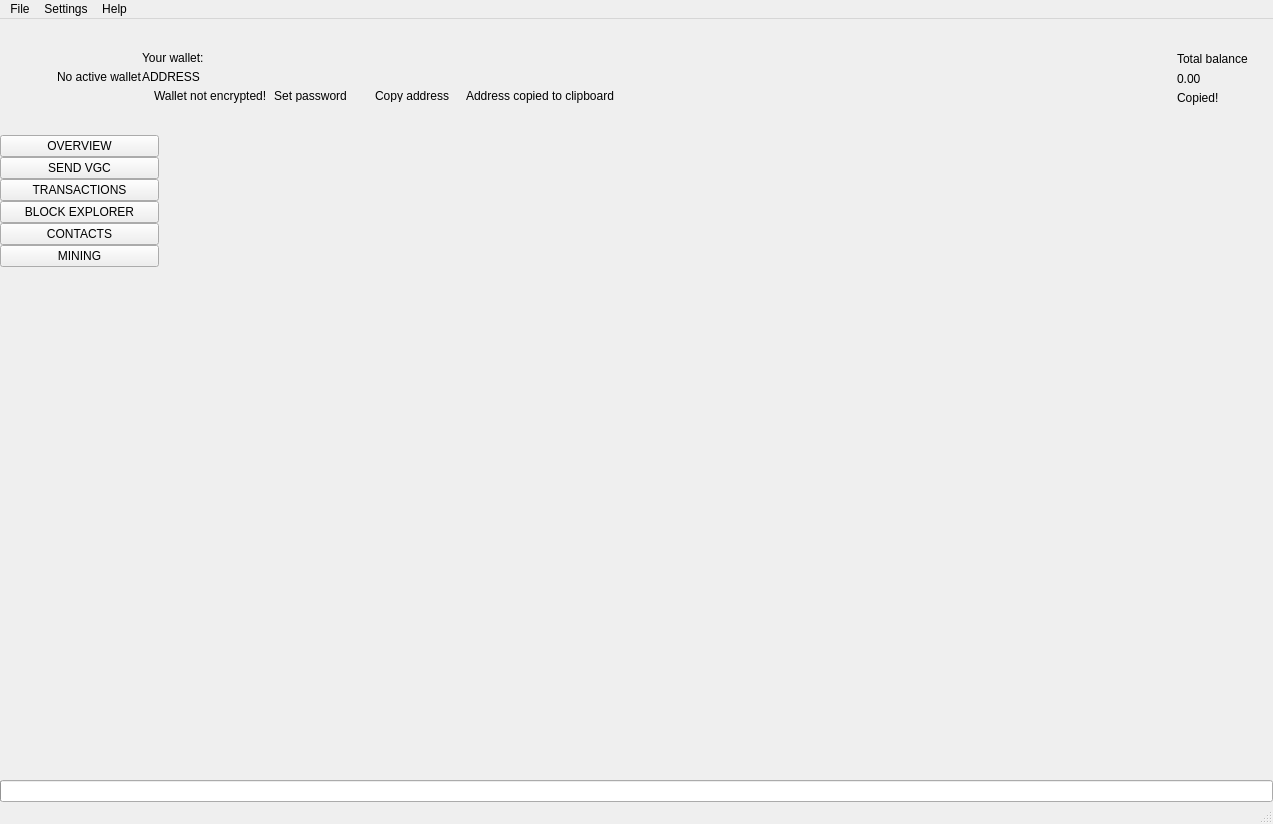
 <widget class="QMainWindow" name="MainWindow">
  <property name="geometry">
   <rect>
    <x>0</x>
    <y>0</y>
    <width>1273</width>
    <height>824</height>
   </rect>
  </property>
  <property name="sizePolicy">
   <sizepolicy hsizetype="Preferred" vsizetype="Preferred">
    <horstretch>0</horstretch>
    <verstretch>0</verstretch>
   </sizepolicy>
  </property>
  <property name="minimumSize">
   <size>
    <width>1260</width>
    <height>600</height>
   </size>
  </property>
  <property name="maximumSize">
   <size>
    <width>16777215</width>
    <height>16777215</height>
   </size>
  </property>
  <property name="windowTitle">
   <string>MainWindow</string>
  </property>
  <property name="windowIcon">
   <iconset>
    <normaloff>:/images/videogamescoin</normaloff>:/images/videogamescoin</iconset>
  </property>
  <widget class="QWidget" name="centralwidget">
   <layout class="QVBoxLayout" name="verticalLayout_2">
    <property name="spacing">
     <number>0</number>
    </property>
    <property name="leftMargin">
     <number>0</number>
    </property>
    <property name="topMargin">
     <number>0</number>
    </property>
    <property name="rightMargin">
     <number>0</number>
    </property>
    <property name="bottomMargin">
     <number>0</number>
    </property>
    <item>
     <widget class="QFrame" name="m_headerFrame">
      <property name="minimumSize">
       <size>
        <width>0</width>
        <height>116</height>
       </size>
      </property>
      <property name="maximumSize">
       <size>
        <width>16777215</width>
        <height>116</height>
       </size>
      </property>
      <property name="frameShape">
       <enum>QFrame::NoFrame</enum>
      </property>
      <property name="frameShadow">
       <enum>QFrame::Raised</enum>
      </property>
      <layout class="QHBoxLayout" name="horizontalLayout_3">
       <property name="spacing">
        <number>0</number>
       </property>
       <property name="leftMargin">
        <number>0</number>
       </property>
       <property name="topMargin">
        <number>0</number>
       </property>
       <property name="rightMargin">
        <number>25</number>
       </property>
       <property name="bottomMargin">
        <number>0</number>
       </property>
       <item>
        <spacer name="horizontalSpacer_2">
         <property name="orientation">
          <enum>Qt::Horizontal</enum>
         </property>
         <property name="sizeType">
          <enum>QSizePolicy::Fixed</enum>
         </property>
         <property name="sizeHint" stdset="0">
          <size>
           <width>30</width>
           <height>20</height>
          </size>
         </property>
        </spacer>
       </item>
       <item>
        <widget class="QLabel" name="m_logoLabel">
         <property name="text">
          <string/>
         </property>
        </widget>
       </item>
       <item>
        <spacer name="horizontalSpacer_5">
         <property name="orientation">
          <enum>Qt::Horizontal</enum>
         </property>
         <property name="sizeType">
          <enum>QSizePolicy::Fixed</enum>
         </property>
         <property name="sizeHint" stdset="0">
          <size>
           <width>20</width>
           <height>20</height>
          </size>
         </property>
        </spacer>
       </item>
       <item>
        <widget class="WalletGui::WalletSmallGrayTextLabel" name="m_noWalletLabel">
         <property name="text">
          <string>No active wallet</string>
         </property>
        </widget>
       </item>
       <item>
        <widget class="QFrame" name="m_walletFrame">
         <property name="frameShape">
          <enum>QFrame::NoFrame</enum>
         </property>
         <property name="frameShadow">
          <enum>QFrame::Raised</enum>
         </property>
         <layout class="QVBoxLayout" name="verticalLayout_3">
          <property name="spacing">
           <number>5</number>
          </property>
          <property name="leftMargin">
           <number>0</number>
          </property>
          <property name="topMargin">
           <number>0</number>
          </property>
          <property name="rightMargin">
           <number>0</number>
          </property>
          <property name="bottomMargin">
           <number>0</number>
          </property>
          <item>
           <spacer name="verticalSpacer_3">
            <property name="orientation">
             <enum>Qt::Vertical</enum>
            </property>
            <property name="sizeType">
             <enum>QSizePolicy::Minimum</enum>
            </property>
            <property name="sizeHint" stdset="0">
             <size>
              <width>20</width>
              <height>40</height>
             </size>
            </property>
           </spacer>
          </item>
          <item>
           <widget class="WalletGui::WalletSmallGrayTextLabel" name="m_walletLabel">
            <property name="text">
             <string>Your wallet:</string>
            </property>
            <property name="indent">
             <number>0</number>
            </property>
           </widget>
          </item>
          <item>
           <widget class="QLabel" name="m_addressLabel">
            <property name="sizePolicy">
             <sizepolicy hsizetype="Preferred" vsizetype="Preferred">
              <horstretch>0</horstretch>
              <verstretch>0</verstretch>
             </sizepolicy>
            </property>
            <property name="cursor">
             <cursorShape>PointingHandCursor</cursorShape>
            </property>
            <property name="toolTip">
             <string>Click to copy</string>
            </property>
            <property name="text">
             <string>ADDRESS</string>
            </property>
            <property name="indent">
             <number>0</number>
            </property>
           </widget>
          </item>
          <item>
           <layout class="QHBoxLayout" name="horizontalLayout_2">
            <property name="spacing">
             <number>0</number>
            </property>
            <item alignment="Qt::AlignTop">
             <widget class="QFrame" name="m_notEncryptedFrame">
              <property name="frameShape">
               <enum>QFrame::NoFrame</enum>
              </property>
              <property name="frameShadow">
               <enum>QFrame::Raised</enum>
              </property>
              <layout class="QHBoxLayout" name="horizontalLayout_4">
               <property name="spacing">
                <number>0</number>
               </property>
               <property name="leftMargin">
                <number>0</number>
               </property>
               <property name="topMargin">
                <number>0</number>
               </property>
               <property name="rightMargin">
                <number>0</number>
               </property>
               <property name="bottomMargin">
                <number>0</number>
               </property>
               <item alignment="Qt::AlignVCenter">
                <widget class="QLabel" name="m_notEncryptedIconLabel">
                 <property name="text">
                  <string/>
                 </property>
                 <property name="pixmap">
                  <pixmap resource="../../resources.qrc">:/icons/lock_open_gray</pixmap>
                 </property>
                 <property name="alignment">
                  <set>Qt::AlignLeading|Qt::AlignLeft|Qt::AlignVCenter</set>
                 </property>
                </widget>
               </item>
               <item>
                <spacer name="horizontalSpacer_11">
                 <property name="orientation">
                  <enum>Qt::Horizontal</enum>
                 </property>
                 <property name="sizeType">
                  <enum>QSizePolicy::Fixed</enum>
                 </property>
                 <property name="sizeHint" stdset="0">
                  <size>
                   <width>5</width>
                   <height>3</height>
                  </size>
                 </property>
                </spacer>
               </item>
               <item alignment="Qt::AlignVCenter">
                <widget class="WalletGui::WalletTinyGrayTextLabel" name="m_notEncryptedTextLabel">
                 <property name="text">
                  <string>Wallet not encrypted!</string>
                 </property>
                 <property name="alignment">
                  <set>Qt::AlignLeading|Qt::AlignLeft|Qt::AlignVCenter</set>
                 </property>
                </widget>
               </item>
               <item>
                <spacer name="horizontalSpacer_9">
                 <property name="orientation">
                  <enum>Qt::Horizontal</enum>
                 </property>
                 <property name="sizeType">
                  <enum>QSizePolicy::Fixed</enum>
                 </property>
                 <property name="sizeHint" stdset="0">
                  <size>
                   <width>3</width>
                   <height>3</height>
                  </size>
                 </property>
                </spacer>
               </item>
               <item alignment="Qt::AlignVCenter">
                <widget class="WalletGui::WalletTinyLinkLikeButton" name="m_encryptButton">
                 <property name="sizePolicy">
                  <sizepolicy hsizetype="Minimum" vsizetype="Minimum">
                   <horstretch>0</horstretch>
                   <verstretch>0</verstretch>
                  </sizepolicy>
                 </property>
                 <property name="minimumSize">
                  <size>
                   <width>0</width>
                   <height>3</height>
                  </size>
                 </property>
                 <property name="cursor">
                  <cursorShape>PointingHandCursor</cursorShape>
                 </property>
                 <property name="text">
                  <string>Set password</string>
                 </property>
                 <property name="flat">
                  <bool>true</bool>
                 </property>
                </widget>
               </item>
               <item>
                <spacer name="horizontalSpacer_10">
                 <property name="orientation">
                  <enum>Qt::Horizontal</enum>
                 </property>
                 <property name="sizeType">
                  <enum>QSizePolicy::Fixed</enum>
                 </property>
                 <property name="sizeHint" stdset="0">
                  <size>
                   <width>20</width>
                   <height>3</height>
                  </size>
                 </property>
                </spacer>
               </item>
              </layout>
             </widget>
            </item>
            <item alignment="Qt::AlignVCenter">
             <widget class="WalletGui::WalletTinyLinkLikeButton" name="m_copyAddressButton">
              <property name="sizePolicy">
               <sizepolicy hsizetype="Minimum" vsizetype="Minimum">
                <horstretch>0</horstretch>
                <verstretch>0</verstretch>
               </sizepolicy>
              </property>
              <property name="minimumSize">
               <size>
                <width>0</width>
                <height>3</height>
               </size>
              </property>
              <property name="cursor">
               <cursorShape>PointingHandCursor</cursorShape>
              </property>
              <property name="focusPolicy">
               <enum>Qt::NoFocus</enum>
              </property>
              <property name="autoFillBackground">
               <bool>true</bool>
              </property>
              <property name="text">
               <string>Copy address</string>
              </property>
              <property name="flat">
               <bool>true</bool>
              </property>
             </widget>
            </item>
            <item>
             <spacer name="horizontalSpacer_7">
              <property name="orientation">
               <enum>Qt::Horizontal</enum>
              </property>
              <property name="sizeType">
               <enum>QSizePolicy::Fixed</enum>
              </property>
              <property name="sizeHint" stdset="0">
               <size>
                <width>13</width>
                <height>3</height>
               </size>
              </property>
             </spacer>
            </item>
            <item alignment="Qt::AlignVCenter">
             <widget class="WalletGui::CopyMagicLabel" name="m_copyAddressLabel">
              <property name="text">
               <string>Address copied to clipboard</string>
              </property>
              <property name="alignment">
               <set>Qt::AlignLeading|Qt::AlignLeft|Qt::AlignVCenter</set>
              </property>
             </widget>
            </item>
            <item>
             <spacer name="horizontalSpacer">
              <property name="orientation">
               <enum>Qt::Horizontal</enum>
              </property>
              <property name="sizeHint" stdset="0">
               <size>
                <width>40</width>
                <height>3</height>
               </size>
              </property>
             </spacer>
            </item>
           </layout>
          </item>
          <item>
           <spacer name="verticalSpacer_2">
            <property name="orientation">
             <enum>Qt::Vertical</enum>
            </property>
            <property name="sizeType">
             <enum>QSizePolicy::Minimum</enum>
            </property>
            <property name="sizeHint" stdset="0">
             <size>
              <width>20</width>
              <height>40</height>
             </size>
            </property>
           </spacer>
          </item>
         </layout>
        </widget>
       </item>
       <item>
        <spacer name="horizontalSpacer_3">
         <property name="orientation">
          <enum>Qt::Horizontal</enum>
         </property>
         <property name="sizeType">
          <enum>QSizePolicy::Expanding</enum>
         </property>
         <property name="sizeHint" stdset="0">
          <size>
           <width>34</width>
           <height>20</height>
          </size>
         </property>
        </spacer>
       </item>
       <item>
        <spacer name="horizontalSpacer_8">
         <property name="orientation">
          <enum>Qt::Horizontal</enum>
         </property>
         <property name="sizeType">
          <enum>QSizePolicy::Fixed</enum>
         </property>
         <property name="sizeHint" stdset="0">
          <size>
           <width>34</width>
           <height>20</height>
          </size>
         </property>
        </spacer>
       </item>
       <item alignment="Qt::AlignRight|Qt::AlignVCenter">
        <widget class="QFrame" name="m_balanceFrame">
         <layout class="QGridLayout" name="gridLayout">
          <property name="leftMargin">
           <number>0</number>
          </property>
          <property name="topMargin">
           <number>30</number>
          </property>
          <property name="rightMargin">
           <number>0</number>
          </property>
          <property name="bottomMargin">
           <number>0</number>
          </property>
          <property name="verticalSpacing">
           <number>3</number>
          </property>
          <item row="0" column="2">
           <layout class="QVBoxLayout" name="verticalLayout_4">
            <item>
             <widget class="QLabel" name="m_balanceTextLabel">
              <property name="text">
               <string>Total balance</string>
              </property>
             </widget>
            </item>
            <item>
             <widget class="QLabel" name="m_balanceLabel">
              <property name="cursor">
               <cursorShape>PointingHandCursor</cursorShape>
              </property>
              <property name="toolTip">
               <string>Click to copy</string>
              </property>
              <property name="text">
               <string>0.00</string>
              </property>
             </widget>
            </item>
           </layout>
          </item>
          <item row="1" column="2">
           <widget class="WalletGui::CopyMagicLabel" name="m_balanceCopyLabel">
            <property name="text">
             <string>Copied!</string>
            </property>
           </widget>
          </item>
          <item row="0" column="1">
           <spacer name="horizontalSpacer_6">
            <property name="orientation">
             <enum>Qt::Horizontal</enum>
            </property>
            <property name="sizeType">
             <enum>QSizePolicy::Fixed</enum>
            </property>
            <property name="sizeHint" stdset="0">
             <size>
              <width>2</width>
              <height>39</height>
             </size>
            </property>
           </spacer>
          </item>
          <item row="2" column="2">
           <spacer name="verticalSpacer_5">
            <property name="orientation">
             <enum>Qt::Vertical</enum>
            </property>
            <property name="sizeType">
             <enum>QSizePolicy::Expanding</enum>
            </property>
            <property name="sizeHint" stdset="0">
             <size>
              <width>20</width>
              <height>50</height>
             </size>
            </property>
           </spacer>
          </item>
          <item row="0" column="0">
           <widget class="QLabel" name="m_balanceIconLabel">
            <property name="text">
             <string/>
            </property>
            <property name="pixmap">
             <pixmap resource="../../resources.qrc">:/icons/total_balance</pixmap>
            </property>
           </widget>
          </item>
         </layout>
        </widget>
       </item>
      </layout>
     </widget>
    </item>
    <item>
     <layout class="QHBoxLayout" name="horizontalLayout" stretch="0,0,0,0,0,0,0,0">
      <property name="spacing">
       <number>0</number>
      </property>
      <item>
       <widget class="QFrame" name="m_toolFrame">
        <property name="frameShape">
         <enum>QFrame::NoFrame</enum>
        </property>
        <property name="frameShadow">
         <enum>QFrame::Plain</enum>
        </property>
        <property name="lineWidth">
         <number>0</number>
        </property>
        <layout class="QVBoxLayout" name="verticalLayout">
         <property name="spacing">
          <number>0</number>
         </property>
         <property name="leftMargin">
          <number>0</number>
         </property>
         <property name="topMargin">
          <number>0</number>
         </property>
         <property name="rightMargin">
          <number>0</number>
         </property>
         <property name="bottomMargin">
          <number>0</number>
         </property>
         <item>
          <widget class="QPushButton" name="m_overviewButton">
           <property name="sizePolicy">
            <sizepolicy hsizetype="Minimum" vsizetype="Fixed">
             <horstretch>0</horstretch>
             <verstretch>0</verstretch>
            </sizepolicy>
           </property>
           <property name="focusPolicy">
            <enum>Qt::NoFocus</enum>
           </property>
           <property name="text">
            <string>OVERVIEW</string>
           </property>
           <property name="checkable">
            <bool>true</bool>
           </property>
           <attribute name="buttonGroup">
            <string notr="true">m_toolButtonGroup</string>
           </attribute>
          </widget>
         </item>
         <item>
          <widget class="QPushButton" name="m_sendButton">
           <property name="sizePolicy">
            <sizepolicy hsizetype="Minimum" vsizetype="Fixed">
             <horstretch>0</horstretch>
             <verstretch>0</verstretch>
            </sizepolicy>
           </property>
           <property name="focusPolicy">
            <enum>Qt::NoFocus</enum>
           </property>
           <property name="text">
            <string>SEND VGC</string>
           </property>
           <property name="checkable">
            <bool>true</bool>
           </property>
           <attribute name="buttonGroup">
            <string notr="true">m_toolButtonGroup</string>
           </attribute>
          </widget>
         </item>
         <item>
          <widget class="QPushButton" name="m_transactionsButton">
           <property name="sizePolicy">
            <sizepolicy hsizetype="Minimum" vsizetype="Fixed">
             <horstretch>0</horstretch>
             <verstretch>0</verstretch>
            </sizepolicy>
           </property>
           <property name="focusPolicy">
            <enum>Qt::NoFocus</enum>
           </property>
           <property name="text">
            <string>TRANSACTIONS</string>
           </property>
           <property name="checkable">
            <bool>true</bool>
           </property>
           <attribute name="buttonGroup">
            <string notr="true">m_toolButtonGroup</string>
           </attribute>
          </widget>
         </item>
         <item>
          <widget class="QPushButton" name="m_blockExplorerButton">
           <property name="focusPolicy">
            <enum>Qt::NoFocus</enum>
           </property>
           <property name="text">
            <string>BLOCK EXPLORER</string>
           </property>
           <property name="checkable">
            <bool>true</bool>
           </property>
           <attribute name="buttonGroup">
            <string notr="true">m_toolButtonGroup</string>
           </attribute>
          </widget>
         </item>
         <item>
          <widget class="QPushButton" name="m_addressBookButton">
           <property name="sizePolicy">
            <sizepolicy hsizetype="Minimum" vsizetype="Fixed">
             <horstretch>0</horstretch>
             <verstretch>0</verstretch>
            </sizepolicy>
           </property>
           <property name="focusPolicy">
            <enum>Qt::NoFocus</enum>
           </property>
           <property name="text">
            <string>CONTACTS</string>
           </property>
           <property name="checkable">
            <bool>true</bool>
           </property>
           <attribute name="buttonGroup">
            <string notr="true">m_toolButtonGroup</string>
           </attribute>
          </widget>
         </item>
         <item>
          <widget class="QPushButton" name="m_miningButton">
           <property name="focusPolicy">
            <enum>Qt::NoFocus</enum>
           </property>
           <property name="text">
            <string>MINING</string>
           </property>
           <property name="checkable">
            <bool>true</bool>
           </property>
           <attribute name="buttonGroup">
            <string notr="true">m_toolButtonGroup</string>
           </attribute>
          </widget>
         </item>
         <item>
          <spacer name="verticalSpacer">
           <property name="orientation">
            <enum>Qt::Vertical</enum>
           </property>
           <property name="sizeHint" stdset="0">
            <size>
             <width>20</width>
             <height>40</height>
            </size>
           </property>
          </spacer>
         </item>
        </layout>
       </widget>
      </item>
      <item>
       <widget class="WalletGui::OverviewFrame" name="m_overviewFrame">
        <property name="frameShape">
         <enum>QFrame::NoFrame</enum>
        </property>
        <property name="frameShadow">
         <enum>QFrame::Raised</enum>
        </property>
       </widget>
      </item>
      <item>
       <widget class="WalletGui::SendFrame" name="m_sendFrame">
        <property name="frameShape">
         <enum>QFrame::NoFrame</enum>
        </property>
        <property name="frameShadow">
         <enum>QFrame::Raised</enum>
        </property>
       </widget>
      </item>
      <item>
       <widget class="WalletGui::TransactionsFrame" name="m_transactionsFrame">
        <property name="frameShape">
         <enum>QFrame::NoFrame</enum>
        </property>
        <property name="frameShadow">
         <enum>QFrame::Raised</enum>
        </property>
       </widget>
      </item>
      <item>
       <widget class="WalletGui::AddressBookFrame" name="m_addressBookFrame">
        <property name="frameShape">
         <enum>QFrame::NoFrame</enum>
        </property>
        <property name="frameShadow">
         <enum>QFrame::Raised</enum>
        </property>
       </widget>
      </item>
      <item>
       <widget class="WalletGui::NoWalletFrame" name="m_noWalletFrame">
        <property name="frameShape">
         <enum>QFrame::NoFrame</enum>
        </property>
        <property name="frameShadow">
         <enum>QFrame::Raised</enum>
        </property>
       </widget>
      </item>
      <item>
       <widget class="WalletGui::BlockExplorerFrame" name="m_blockExplorerFrame">
        <property name="frameShape">
         <enum>QFrame::NoFrame</enum>
        </property>
        <property name="frameShadow">
         <enum>QFrame::Raised</enum>
        </property>
       </widget>
      </item>
      <item>
       <widget class="WalletGui::MiningFrame" name="m_miningFrame">
        <property name="frameShape">
         <enum>QFrame::NoFrame</enum>
        </property>
        <property name="frameShadow">
         <enum>QFrame::Raised</enum>
        </property>
       </widget>
      </item>
     </layout>
    </item>
    <item>
     <widget class="QProgressBar" name="m_syncProgress">
      <property name="maximum">
       <number>100</number>
      </property>
      <property name="value">
       <number>0</number>
      </property>
      <property name="textVisible">
       <bool>false</bool>
      </property>
     </widget>
    </item>
   </layout>
  </widget>
  <widget class="QMenuBar" name="menubar">
   <property name="geometry">
    <rect>
     <x>0</x>
     <y>0</y>
     <width>1273</width>
     <height>21</height>
    </rect>
   </property>
   <widget class="QMenu" name="menuFile">
    <property name="title">
     <string>File</string>
    </property>
    <addaction name="m_createWalletAction"/>
    <addaction name="m_openWalletAction"/>
    <addaction name="m_recentWalletsAction"/>
    <addaction name="m_backupWalletAction"/>
    <addaction name="m_saveKeysAction"/>
    <addaction name="m_resetAction"/>
    <addaction name="m_importKeyAction"/>
    <addaction name="m_exportKeyAction"/>
    <addaction name="m_exportTrackingKeyAction"/>
    <addaction name="m_exitAction"/>
   </widget>
   <widget class="QMenu" name="menuSettings">
    <property name="title">
     <string>Settings</string>
    </property>
    <widget class="QMenu" name="menuThemes">
     <property name="title">
      <string>Themes</string>
     </property>
    </widget>
    <addaction name="m_encryptWalletAction"/>
    <addaction name="m_changePasswordAction"/>
    <addaction name="m_removePendingTxAction"/>
    <addaction name="separator"/>
    <addaction name="m_autostartAction"/>
    <addaction name="m_minimizeToTrayAction"/>
    <addaction name="m_closeToTrayAction"/>
    <addaction name="separator"/>
    <addaction name="m_preferencesAction"/>
    <addaction name="menuThemes"/>
   </widget>
   <widget class="QMenu" name="menuHelp">
    <property name="title">
     <string>Help</string>
    </property>
    <addaction name="m_communityForumAction"/>
    <addaction name="m_reportIssueAction"/>
    <addaction name="m_aboutinbestcoinAction"/>
    <addaction name="m_aboutQtAction"/>
   </widget>
   <addaction name="menuFile"/>
   <addaction name="menuSettings"/>
   <addaction name="menuHelp"/>
  </widget>
  <widget class="WalletGui::WalletStatusBar" name="statusBar"/>
  <action name="m_exitAction">
   <property name="checkable">
    <bool>false</bool>
   </property>
   <property name="enabled">
    <bool>true</bool>
   </property>
   <property name="text">
    <string>Exit</string>
   </property>
   <property name="shortcut">
    <string>Ctrl+Q</string>
   </property>
  </action>
  <action name="m_createWalletAction">
   <property name="enabled">
    <bool>true</bool>
   </property>
   <property name="text">
    <string>Create wallet</string>
   </property>
  </action>
  <action name="m_openWalletAction">
   <property name="enabled">
    <bool>true</bool>
   </property>
   <property name="text">
    <string>Open wallet</string>
   </property>
  </action>
  <action name="m_encryptWalletAction">
   <property name="enabled">
    <bool>true</bool>
   </property>
   <property name="text">
    <string>Encrypt wallet</string>
   </property>
  </action>
  <action name="m_changePasswordAction">
   <property name="enabled">
    <bool>true</bool>
   </property>
   <property name="text">
    <string>Change password</string>
   </property>
   <property name="toolTip">
    <string>Change password</string>
   </property>
  </action>
  <action name="m_aboutinbestcoinAction">
   <property name="enabled">
    <bool>true</bool>
   </property>
   <property name="text">
    <string>About VideoGamesCoin</string>
   </property>
  </action>
  <action name="m_aboutQtAction">
   <property name="enabled">
    <bool>true</bool>
   </property>
   <property name="text">
    <string>About Qt</string>
   </property>
  </action>
  <action name="m_backupWalletAction">
   <property name="enabled">
    <bool>true</bool>
   </property>
   <property name="text">
    <string>Backup wallet</string>
   </property>
  </action>
  <action name="m_autostartAction">
   <property name="checkable">
    <bool>true</bool>
   </property>
   <property name="text">
    <string>Start on system login</string>
   </property>
  </action>
  <action name="m_minimizeToTrayAction">
   <property name="checkable">
    <bool>true</bool>
   </property>
   <property name="text">
    <string>Minimize to tray</string>
   </property>
  </action>
  <action name="m_closeToTrayAction">
   <property name="checkable">
    <bool>true</bool>
   </property>
   <property name="text">
    <string>Close to tray</string>
   </property>
  </action>
  <action name="m_preferencesAction">
   <property name="text">
    <string>Preferences</string>
   </property>
  </action>
  <action name="m_recentWalletsAction">
   <property name="text">
    <string>Recent wallets</string>
   </property>
  </action>
  <action name="m_exportTrackingKeyAction">
   <property name="text">
    <string>Export tracking key</string>
   </property>
   <property name="toolTip">
    <string>Export tracking key</string>
   </property>
  </action>
  <action name="m_importKeyAction">
   <property name="text">
    <string>Import key</string>
   </property>
   <property name="toolTip">
    <string>Import key</string>
   </property>
  </action>
  <action name="m_communityForumAction">
   <property name="text">
    <string>Join us on Telegram</string>
   </property>
  </action>
  <action name="m_reportIssueAction">
   <property name="text">
    <string>Report an issue</string>
   </property>
  </action>
  <action name="m_resetAction">
   <property name="text">
    <string>Reset wallet</string>
   </property>
  </action>
  <action name="m_saveKeysAction">
   <property name="text">
    <string>Save wallet keys</string>
   </property>
  </action>
  <action name="m_exportKeyAction">
   <property name="text">
    <string>Export key</string>
   </property>
   <property name="toolTip">
    <string>Export key</string>
   </property>
  </action>
  <action name="m_removePendingTxAction">
   <property name="checkable">
    <bool>false</bool>
   </property>
   <property name="text">
    <string>Remove pending TXs</string>
   </property>
  </action>
 </widget>
